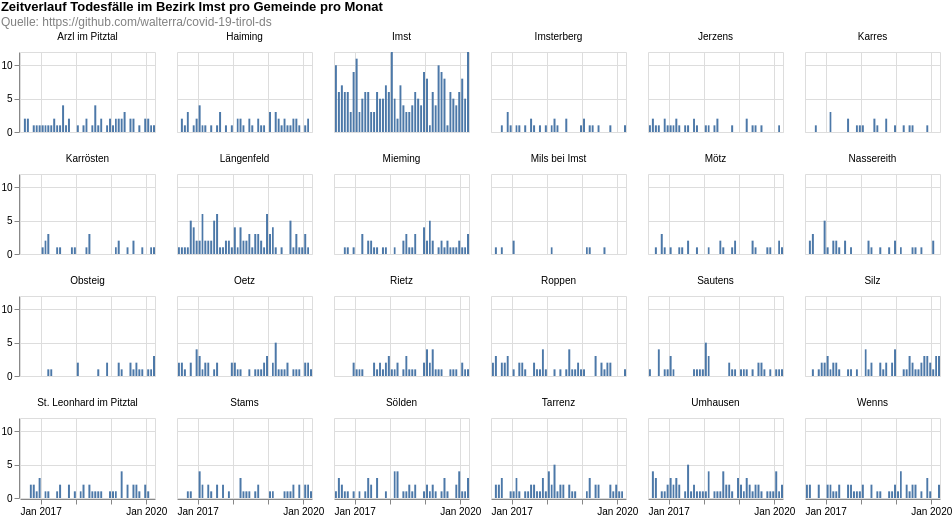

Vega-Lite specification stored for this chart:
### Vega-Lite specification from a JSON file in a GitHub repository (floating-point values rounded to 4 significant figures; data arrays with more than 128 entries replaced by an {"elided": "..."} marker saying what was removed)
{"config": {"view": {"continuousWidth": 400, "continuousHeight": 300}}, "data": {"name": "data-aa50d12ee3fa5c552f6ee2c70f3cbffc"}, "facet": {"type": "nominal", "field": "municipaly", "title": null}, "spec": {"mark": "bar", "encoding": {"tooltip": [{"type": "temporal", "field": "date", "timeUnit": "yearmonth"}, {"type": "quantitative", "aggregate": "sum", "field": "count"}], "x": {"type": "temporal", "field": "date", "timeUnit": "yearmonth", "title": null}, "y": {"type": "quantitative", "aggregate": "sum", "field": "count", "title": null}}, "height": 80, "width": 135}, "columns": 6, "padding": 0, "title": {"text": ["Zeitverlauf Todesfälle im Bezirk Imst pro Gemeinde pro Monat"], "subtitle": ["Quelle: https://github.com/walterra/covid-19-tirol-ds"], "color": "black", "subtitleColor": "gray"}, "$schema": "https://vega.github.io/schema/vega-lite/v4.0.2.json", "datasets": {"data-aa50d12ee3fa5c552f6ee2c70f3cbffc": {"elided": "1258 records"}}}
